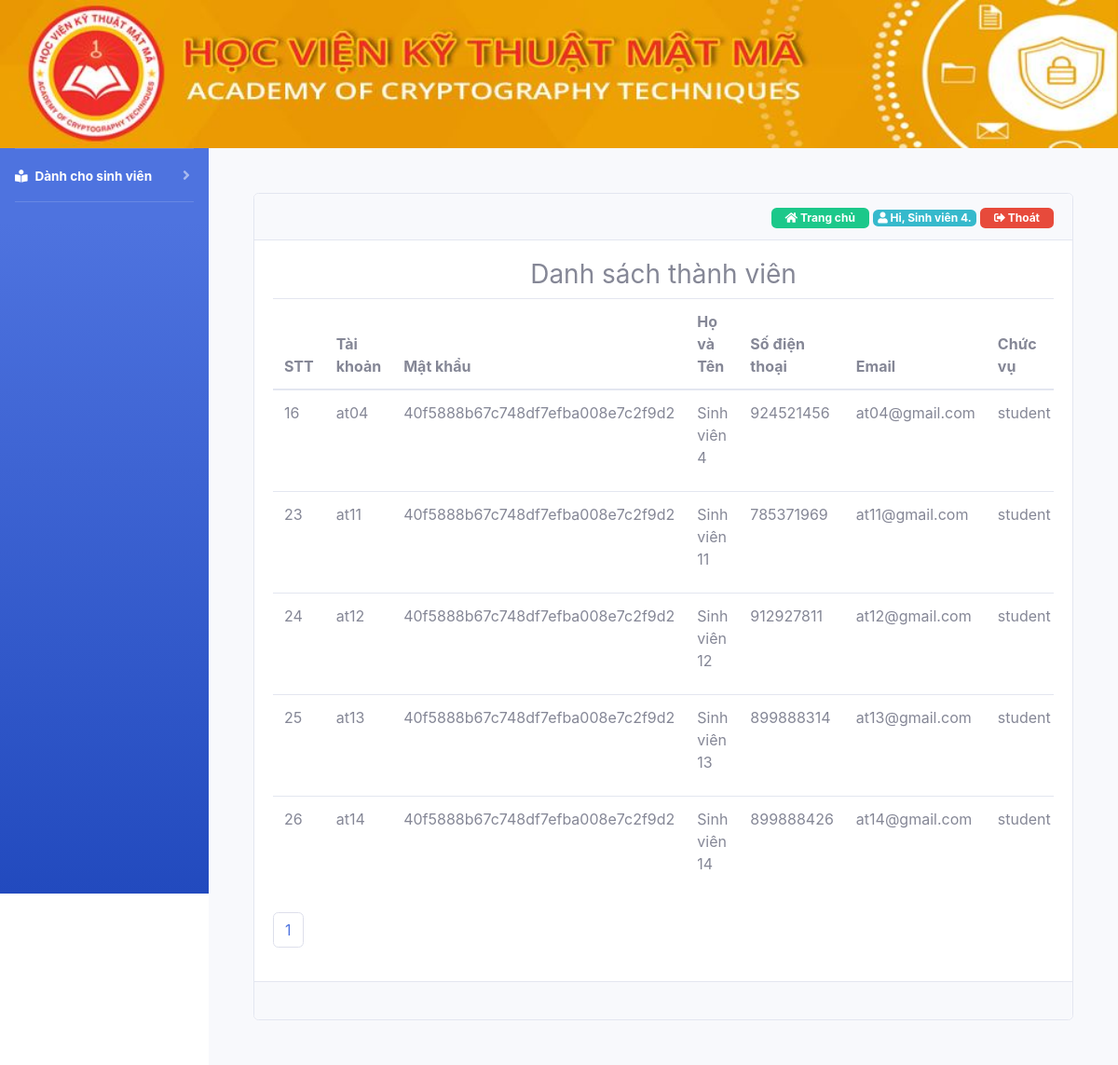
/ds-user.php (signed in), run on the app's committed database.
### tables this page shows
CREATE TABLE `user` (
  `id` int(11) NOT NULL,
  `username` text NOT NULL,
  `password` text NOT NULL,
  `fullname` text NOT NULL,
  `phone` int(11) NOT NULL,
  `email` text NOT NULL,
  `permission` text NOT NULL
);

### ds-user.php (the view, shortened to what this page needs)
<!DOCTYPE html>
<html>
<head>
    <?php require_once('filecss.php') ?>
</head>
<body>
    <div class="container-fluid">
        <?php require_once('logo.php'); ?>
        <div class="main">
            <div id="wrapper">
                <div id="sidebar">
                    <?php require_once('menu_left.php'); ?>
                </div>
                <div id="content-wrapper" class="d-flex flex-column p-5">
                    <div class="status">
                        <div class="card">
                            <div class="card-header text-right">
                                <?php require_once('home_page.php') ?>
                            </div>
                            <div class="card-body">
                                <h3 class="text-center">Danh sách thành viên</h3>
                                <div class="table-responsive">
                                    <table class="table table-hover table-inverse">
                                        <thead>
                                            <tr>
                                                <th>STT</th>
                                                <th>Tài khoản</th>
                                                <th>Mật khẩu</th>
                                                <th>Họ và Tên</th>
                                                <th>Số điện thoại</th>
                                                <th>Email</th>
                                                <th>Chức vụ</th>
                                            </tr>
                                        </thead>
                                        <tbody>
                                            <?php
                                            $sql_total = "select count(id) as total from dinhhuong";
                                                $data = mysqli_query($con, $sql_total);
                                                $rows = mysqli_fetch_assoc($data);
                                                $total_records = $rows['total'];
                                                $current_page = isset($_GET['page']) ? $_GET['page'] : 1;
                                                $limit = 5;
                                                $total_page = ceil($total_records / $limit);
                                                $start = ($current_page - 1) * $limit;
                                             $sql1 = "select * from user limit $start,$limit";
                                            $check=mysqli_query($con,$sql1);
                                            while ($row1=mysqli_fetch_row($check)) {
                                                ?>
                                                <tr>
                                                    <td><?php echo $row1['0']; ?></td>
                                                    <td><?php echo $row1['1']; ?></td>
                                                    <td><?php echo $row1['2']; ?></td>
                                                    <td><?php echo $row1['3']; ?></td>
                                                    <td><?php echo $row1['4']; ?></td>
                                                    <td><?php echo $row1['5']; ?></td>
                                                    <td><?php echo $row1['6']; ?></td>
                                                </tr>
                                                <?php
                                            }
                                            ?>
                                        </tbody>
                                    </table>
                                    <nav aria-label="Page navigation example">
                                     <ul class="pagination">
                                        <?php
                                        for ($i = 1; $i <= $total_page; $i++) {
                                            if ($i == $current_page) {
                                                echo '<li class="page-item"><a class="page-link" href="#">'. $i .'</a></li>';
                                            } else {
                                                echo '<li class="page-item"><a class="page-link" href="danh-sach-dinh-huong.php?page=' . $i . '">'. $i .'</a></li>';
                                            }
                                        }
                                            ?>
                                </div>
                            </div>
                            <div class="card-footer">
                            </div>
                        </div>
                    </div>
                </div>
            </div>
        </div>
    </div>
</body>
</html>

### home_page.php (shortened to what this page needs)
<a href="index.php" style="text-decoration: none;"><span class="badge badge-success" style="padding: 5px 15px; "><i class="fas fa-home"></i> Trang chủ</span></a>
<?php
if (empty($_SESSION['username'])) {
    header("Location: /TTCS/login.php");
} else {
     include 'lib/connect.php';
    $username = $_SESSION['username'];
    $sql = "select * from user where username='$username'";
    $query = mysqli_query($con, $sql);
    if ($query) {
        $row = mysqli_fetch_row($query);
        ?>
        <span class="badge badge-info"><i class="fas fa-user"></i><?php echo " Hi, " . $row[3] . "."; ?></span>
        <a href="logout.php" ><span class="badge badge-danger" style="padding: 5px 15px;"><i class="fas fa-sign-out-alt"></i> Thoát</span></a>
    <?php
}
}
?>

### data on the page
user: fullname "Sinh viên 4", id "16", username "at04", password "40f5888b67c748df7efba008e7c2f9d2", phone "924521456", email "at04@gmail.com", permission "student"
user: id "23", username "at11", password "40f5888b67c748df7efba008e7c2f9d2", fullname "Sinh viên 11", phone "785371969", email "at11@gmail.com", permission "student"
user: id "24", username "at12", password "40f5888b67c748df7efba008e7c2f9d2", fullname "Sinh viên 12", phone "912927811", email "at12@gmail.com", permission "student"
user: id "25", username "at13", password "40f5888b67c748df7efba008e7c2f9d2", fullname "Sinh viên 13", phone "899888314", email "at13@gmail.com", permission "student"
user: id "26", username "at14", password "40f5888b67c748df7efba008e7c2f9d2", fullname "Sinh viên 14", phone "899888426", email "at14@gmail.com", permission "student"
